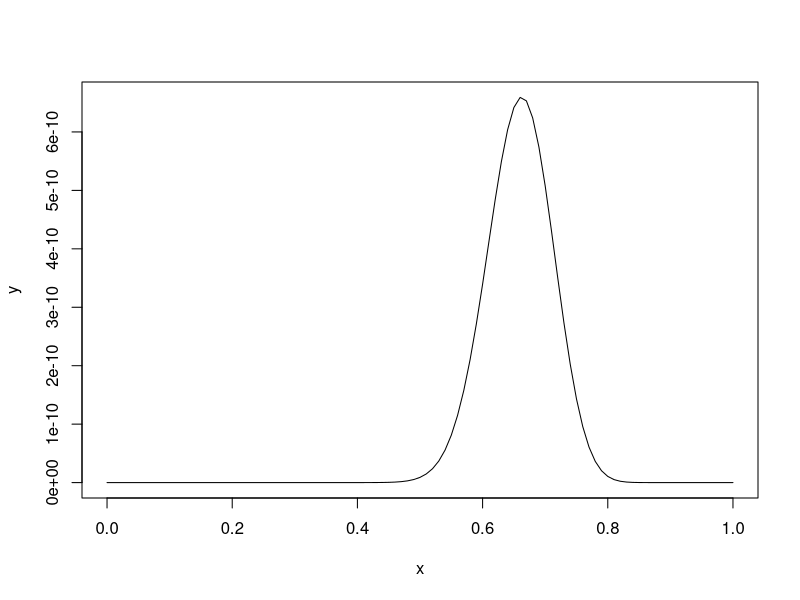

This chart was generated by the following R code:
library(dplyr)
# let's imagine that we scaled up Fisher's tea tasting experiment
# and had 10 people each taste 8 cups of tea, counting the number 
# of correct responses for each person.

tea.tasting.data <- data.frame(
  subject = 1:10,
  correct.responses = c(5,3,8,6,5,3,7,4,4,8)
)

# first: what's the likelihood of a model that says that everyone is randomly guessing?
# to answer this you need to calculate the probability of each subject's number of correct
# responses assuming that each subject has a 50% chance of a correct response. you can use
# the binomial distribution for this, specifically the dbinom() function, which gives the
# density of the binomial distribution.

?dbinom()

tea.tasting.data <- tea.tasting.data %>%
 mutate(p.guess = dbinom(correct.responses, 8, .5))

  total.guess<- prod(tea.tasting.data$p.guess)



# second: generalize your code above into a function that takes a single argument, theta,
# and calculates the likelihood for that model.

calculate.likelihood <- function(theta){
  tea.tasting.data <- tea.tasting.data %>%
    mutate(p.guess = dbinom(correct.responses, 8, theta))
  
  total.guess<- prod(tea.tasting.data$p.guess)
  return(total.guess)
  
}

# third: generate a plot with theta values on the X-axis, and L(H) on the Y-axis.
# hint: create an array of X values from 0 to 1 in small steps, then use sapply() to
# get the corresponding array of Y values.

#liklihood of hypothesis
?seq
?sapply()
x = seq(0,1,.01)
y= sapply(x,calculate.likelihood)
plot(x,y, type = "l")

